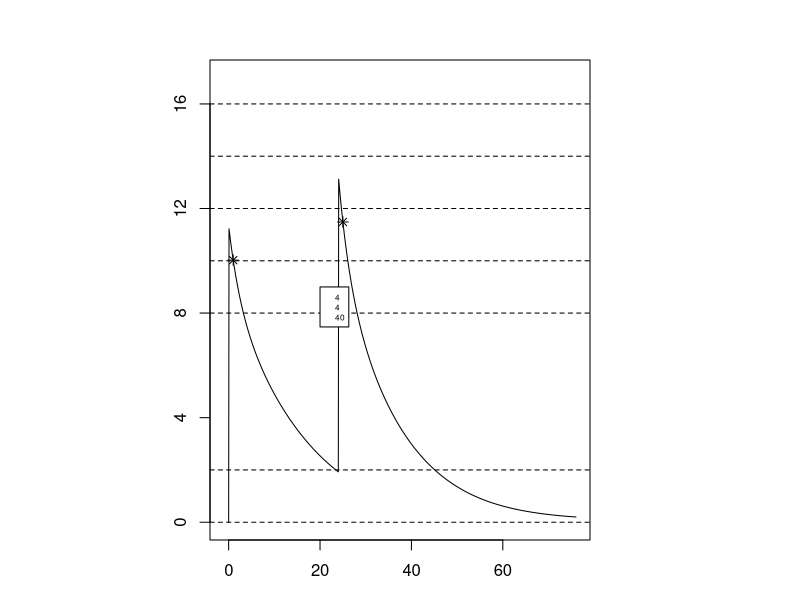
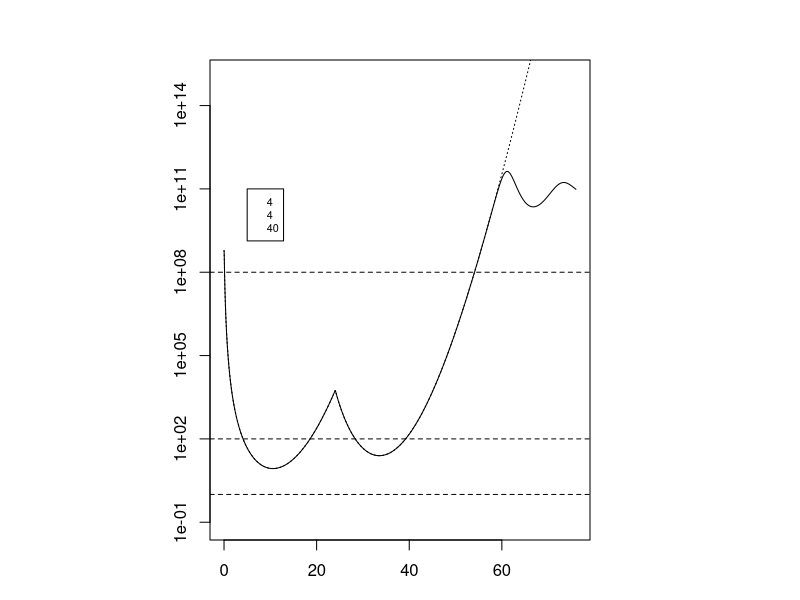
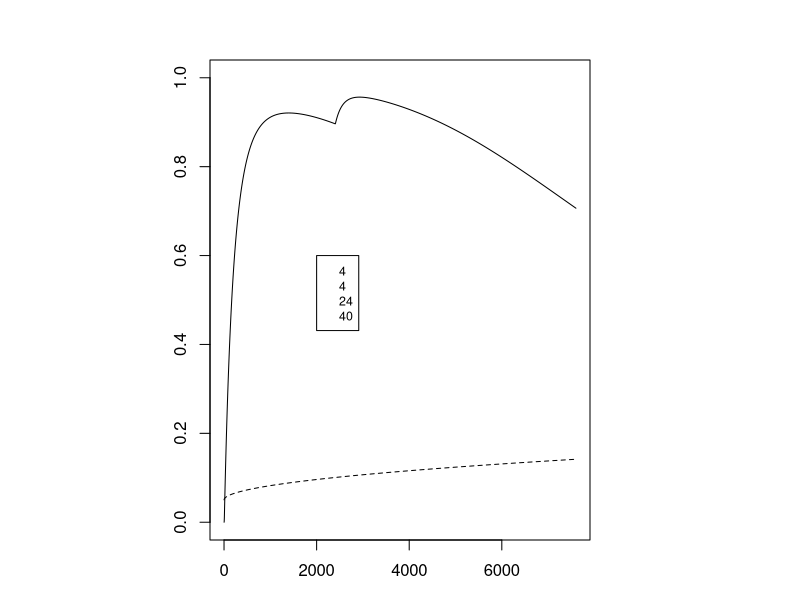
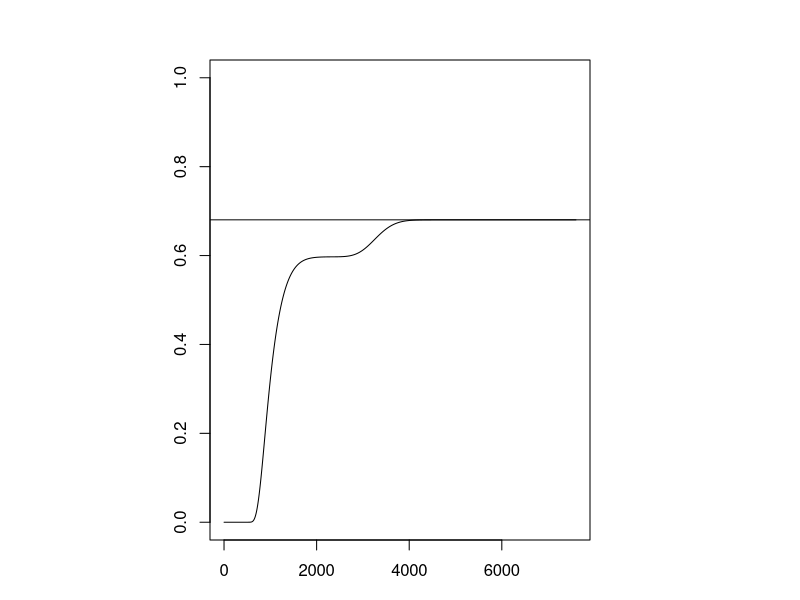

These figures' R source, in order:
#Written & commented by N. Siranat 04/14; tested, modified and further commented by R.Sachs, Y.Chen & T.Radivoyevitch.
#Distributed under the GNU GPLv3; Contact Sachs. sachs@math.berkeley.edu., for .txt or.R versions.
#This script uses methods similar to (Nielsen et al 2009 Clin Pharmacokinet 48:253) for neonatal gentamicin dosing and uses
#corresponding PK/PD calculations in Mohamed et al. 2012, Antimicrob Agents Chemother 56:179. It adds stochastic calculations.
#In the stochastic calculation of eradication probability E(t) the simplified model with ksr=0=r was always used.
#The script was heavily used in Radivoyevitch et al. (2015) AAPS Journal 17 (2):447-456. doi:10.1208/s12248-014-9715-3
#It is now just a self-contained seperate unit used for preliminary calculations, to output figures, and as a tutorial.
rm(list=ls())
library (deSolve) #We will solve systems of non-linear first order ODE (ordinary differential equations)

#The next few commands are adjustable by the user; they set the dosing cycle and the neonate gestational age GA.
#For details, including meaning of parameters, see Nielsen et al. For self consistency and consistency with other literature,
#the notation of Nielsen et al. was modified as follows: (1) subscripts written on the main line. (2)(greek lower case theta)
#goes to theta. An example which uses both these changes is (greek lower case theta)_GACL->thetaGACL;
#(3) CL->thetaCL; (4) V1->thetaVC (with C standing for the central compartment); (5) TVV1->VC, Q2->Q1, V2->V1, Q3->Q2, V3->V2.
GA =40 #gestational age (weeks); possible values are 25, 29, 34, 40; determines neonate parameters such as weight

#dose<-rep(2.2,4); interval<-c(0,rep(12,3),4) #
#drug doseS (mg/kgm); intervalS (hours) between doses. For example dose=c(5,4,4) and interval=c(0,24,24,4)
#would mean a bolus of 5 at t=0, then 2 fractions of 4 at 24h intervals, and then a 4 h dose-free recovery period.
dose<-c(4,4); interval<-c(0,24,52) 
#dose<-c(4,4,0,0); interval<-c(0,rep(24,3),4)#should give the same answer
#dose<-rep(4,6); interval<-c(0,rep(36,5),60)#Fig. From Nielsen et al.
time = cumsum(interval[-length(interval)])
step<-.01; SPH<-1/step #ODE output times: step=time (h) for one output step; SPH=steps per hour.
#Generally in this script, time can refer to hours, days, weeks, or number of steps; one has to keep track.
times<-seq(0,sum(interval),by=step) #Time ranges for the ODE output, for example 76 hours in 7601 steps
#************** end of user adjusted parameters *************

weight=c('25'=0.778,'29'= 1.200,'34'=2.710,'40'=3.500) #WT=weight (kg) of neonate at post natal age (PNA) 0 days; 

#Next define a PK response to one dose, assuming 3 compartments: central, 1, and 2
concentration<-function(t,state,parameter){ #t=time; state is drug concentration (c,p1,p2) as function of t
  with(as.list(c(state,parameter)),{#now define some auxiliary fctns, then number (3) of ODE & of unknown functions.
    WT = unname(weight[toString(GA)])#next uses parameters from Nielsen and Mohamed
    CL=thetaCL*(WT^0.75)*(1+thetaGACL*(GA-GAmed))*(1+((t/24)^thetaPNACL)) #allometric clearance; theta indicates a covariate.
    VC = thetaVC*WT*(1+GAVc*(GA-GAmed)) #volume VC of central compartment depends on GA; see Nielsen et al
    dose = parameter['doses']$doses; time = parameter['times']$times
    concs=with(as.list(parameters),dose/(thetaVC*(1+GAVc*(GA-GAmed))))
     val = 0
     for (ii in 1:length(dose)){    
       val = val + concs[ii]*(time[ii]< t & t < time[ii]+delta)
     }
    val = val/delta
    dp1 <- Q1*c/VC - Q1*p1/V1 #dp1, dp2, dc= time derivatives; Q1,Q2=wash rates; V1,2=volume of peripheral cmpt. 1,2. 
    dp2 <- Q2*c/VC - Q2*p2/V2 #time rate of change of concentration in peripheral compartment 2.
    dc <- - Q1*c/VC + Q1*p1/V1 - Q2*c/VC + Q2*p2/V2 -CL*c/VC + val #rate of change of concentration in central cpt.
    list(c(dp1,dp2,dc)) #output of the function concentration; defines the 3-compartment model
  })
}
# Following numbers are from Table III "combined dataset" in Nielsen et al. and from Mohamed et. al. Central values 
# are used, not "population" PK/PD. Mohamed Koff=.0139, may be unrealistically small. 
parameters <-c(thetaVC = 0.406,V1=0.305, V2=4.55, thetaCL =0.01, Q1 = 0.0930 , Q2 = 0.0155,
               GAmed= 28.9,thetaGACL = 0.0871, 
               GAVc= -0.0114, thetaPNACL=0.517, Kgrowth= 2,Kdeath=0.179, Bmax=8.26e8, BP =2.09e6, gamma = 1,
              Emax0= 51,EC500= 9.85, AR50= 0.113,Kon=0.0426,Koff=0.0139, doses = list(dose), times = list(time), delta = 0.08)
              #Emax0= 51,EC500= 9.85, AR50= 0.113,Kon=0.0426,Koff=0.0278, doses = list(dose), times = list(time), delta = 0.08)

#PK model for getting concentration from all doses. The above concentration function is only for one dose. 
#This new function will help superimpose concentrations from different doses by looping through intervals.
conccurve = function(dose, interval,GA){
  out2<-ode(y=c(p1=0,p2=0,c=0),times=times,func=concentration,parms=parameters)#events = list(data = eventdat))
  return(out2)
}

out = conccurve(dose,interval,GA) #output of above
conc = out[1:nrow(out),4] #nrow=1+sum(interval)/step; 1=time (h), 2,3, & 4 = conc. in v1, v2 & vc, Here 4 used.
conc = conc[-1] #remove the first component (which is 0)

#Now predict susceptible bacteria number as a function of time.
#Some of the calculations are similar to those used in Mohamed et al. The main method will be
# solving a system of non-linear first order ODE, usable for both deterministic and stochastic results.
#conc is now a vector with, for example, 7601 components

countfunc <- function(conc){
  conbacterianc <-splinefun(conc) # temporarily make concentration into a function
  state <-c(s=4.83e5, r=0,m=1,corr=0, ARoff = 1, ARon = 0) #initial (t=0) values for 6 ODE in 6 unknowns
  #s=bacteria per mL; r refers to quiescent bacteria. Initially r=0 (preceding line). For us, r usually remains 0 throughout.
  #corr is an auxiliary function required for stochastic corrections to deterministic estimates (see Radivoyevitch et al.)
  #AR is adaptive resistance; ARon, ARoff are fractions with and without adaptive resistance
  withdrug<-function(t,state,parameters){#model for number of bacteria taking into account drug effects
    with(as.list(c(state,parameters)),{#following lines give the derivatives in the ODE and some auxiliary quantitites 
      C = conbacterianc(SPH*t) #get concentration from spline
      EC50 =  EC500 #not EC500*(1 -exp(-10*Cr*t)); the optional extra factor of the references is never used in our calculations
      dARoff <- Koff*ARon-Kon*ARoff*C #the ODE for no adaptive resistance; d=time derivative
      dARon <- Kon*ARoff*C - Koff*ARon #time derivative of the fraction of bacteria that have acquired adaptive resistance
      Emax <- Emax0*(1-ARon/(ARon+AR50)) #Emax  model (uses Hill i.e.log-logistic function)
      DRUG <- (Emax*C^gamma)/(EC50^gamma+C^gamma) #The drug effect on bacterial killing, another Hill function. For us gamma=1 
      ksr<-(Kgrowth-Kdeath)*(s+r)/Bmax #ksr is transfer rate constant from cycling to quiescent bacteria; in our
      #calculation the number of quiescent bacteria remains 0 until bacteria numbers become so large stochastics no longer matter
      if(s<BP) ksr = 0 #ksr with cutoff; for calculating eradication probability E(t) gives same results as no cutoff
      ds<-Kgrowth*s-(Kdeath +DRUG)*s-ksr*s #deterministic growth and death equation for cycling bacteria
      dr<-ksr*s-Kdeath*r # r is # quiescent bacteria, not susceptible to the drug even for AR off. Set=0 when calculating E(t) 
      dm<-(Kgrowth-Kdeath-DRUG)*m #m*4.83e5 approximates s if ksr is small;
      dcorr<-Kgrowth+(Kgrowth-Kdeath-DRUG)*corr #corr is a stochastic correction function.
      list(c(ds,dr,dm,dcorr,dARoff,dARon)) #output of the function withdrug
    })
  }
  count<-ode(y=state, times=times,func=withdrug,parms=parameters) #output from the withdrug function showing 
  #the number of bacteria and of other relevant quantities at time t
  return(count)
}

count = countfunc(conc)
dtrmn<-count[ ,'s']/4.83e5 # Deterministic s/s(0), where s is number in central compartment
on<-count[,"ARon"]# the fraction of bacteria that have adaptive resistance at time t

####### Collect results needed to plot figures ######################################

thetaCL = 0.01
WT = unname(weight[toString(GA)]) #roundabout way to get weight as a numeric
GAmed= 28.9 #GA in weeks. Median for nmany observations, see Nielsen et al.
thetaGACL = 0.0871 #helps calculate correction of clearance for GA different from median.
thetaPNACL=0.517 #another covariate
t= seq(0,sum(interval),by=step) #for example t= 0, .01, .02, ..., 75.99, 76 in some cases.
a = round(t/24)*24 # using a instead of t in the following line gives step functions as in Nielsen et al. smooth is preferred here
CL=thetaCL*(WT^0.75)*(1+thetaGACL*(GA-GAmed))*(1+((t/24)^thetaPNACL))# gives smooth function; more plausible mechanistically
GAVc= -0.0114
factor<-.406*WT*4.83e8*(1+GAVc*(GA-GAmed))#intial average number of bacteria per neonate NOT per mL;vc = thvc*WT*(1+GAVc*(GA-GAmed))
print(min(factor*dtrmn))#deterministic approximation to the the minimum number of neonates 
nonzero<-count[ ,"m"]/(1+count[,"corr"])#stochastic estimate that a lineage has not gone extinct (ksr=0 approximation)
finalnz<-nonzero[(sum(interval)-1)*SPH]
cure<-exp(-factor*nonzero) #probability every lineage has gone extinct, E(t) in text.
print(cure[(sum(interval)-1)*SPH])#approximates long time limit E_F of E(t)

########## To make various figures, set plot=TRUE
# # Check that figures are similar to those in Nielsen et al. and Mohamed et al. Add stochastic extinction plot
plot = TRUE
if(plot){
  par(fin=c(4,5),ann=FALSE, mai=rep(.1,4),xaxp=c(0,sum(interval[-length(interval)]),1))# parameters specifying layout
  plot(out[ ,"time"],out[ ,"c"],ylim=c(0,17),xlim=c(-1,sum(interval)),yaxp=c(0,16,4),type='l')#concentration as function of t
  abline(h=c(0,2,8,10,12,14,16),lty=2)
  ex<-cumsum(interval)+1
  points(ex,conc[SPH*ex],pch=8) #points one hour after each dose fraction shown as asterisks
  legend(20,9,legend=c(dose,GA), cex=.5)
  #title(paste0("Doses=",paste(dose,collapse=","),"; GA=",GA))
  
  plot(times,factor*dtrmn,log='y',ylim=c(.1,1e15),xlim=c(step, sum(interval)), type='l')#plot deterministic number bacteria vs. t
  abline(h=c(1,100,1e8), lty=2) #horizontal lines as in Mohamed Figs 4, 5, 6 bottom row.
  legend(x=5,y=1e11, c(dose,GA),cex=.65)
  lines(times,factor*count[ ,"m"], lty=3) #deterministic ksr=0 approximation
  
  plot(on, ylim=c(0,1),type="l") #fraction of bacteria that have acquired adaptive resistance
  lines(CL,type='l', lty=2) #Clearance for central compartment increases as neonate ages
  legend(20*SPH,.6,c(dose,interval[2], GA),cex=.75)
  
  plot(cure, type="l",ylim=c(0,1)) #extinction probability E(t)
  abline(h=cure[length(cure)])
  #round(conc[c(10,1198,1210,2398,2410,3598,3610,4798,4810,5998,6010,7198,7210)],2)#used for Table III of Radivoyevitch paper.
}
